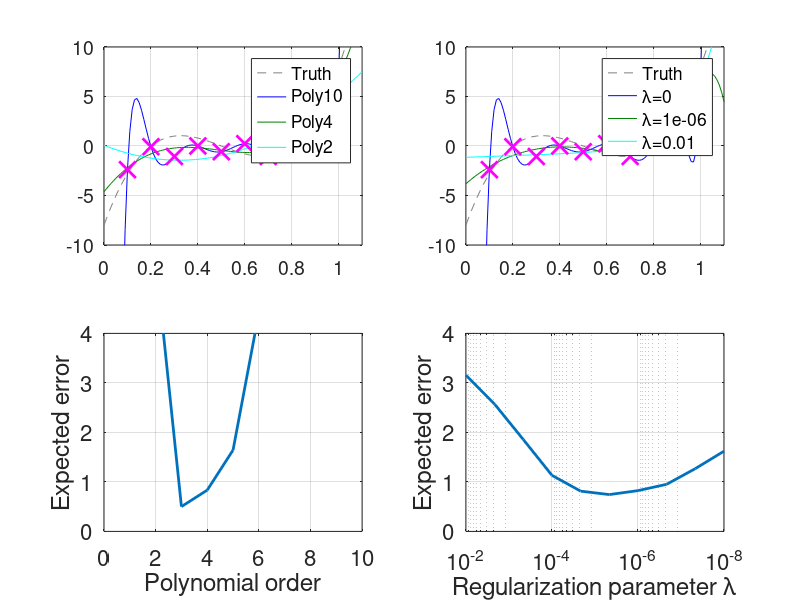

Here is the MATLAB script that generated this plot:
n=10;
d=10;
Xogn=(1:n)'/n;
ftrue=@(X)100*(X-0.2).*(X-0.5).*(X-0.8);

tt=(0:0.1:n+1)'/n; Itest=tt<=1.0; ttest=tt(Itest);
T=bsxfun(@power, tt, 0:d);
ntest=size(T,1);

ps=1:10;
lmds=exp(linspace(log(1e-8),log(1e-2),10));

nrep=1000;
for kk=1:nrep
  noise(:,kk)=randn(n,1);
  Y=ftrue(Xogn)+noise(:,kk);

  X=bsxfun(@power, Xogn, 0:d);

  w=X\Y;

  for ii=1:length(ps)
    p=ps(ii);
    w_poly=X(:,1:p+1)\Y;
    res=(T(Itest,1:p+1)*w_poly-ftrue(ttest)).^2;
    err_poly(kk,ii)=sum((res(1:end-1)+res(2:end)).*diff(ttest))/2;
  end

  for ii=1:length(lmds)
    lmd=lmds(ii);
    w_reg=(X'*X/n+lmd*eye(d+1))\X'*Y/n;
    res=(T(Itest,1:p+1)*w_reg-ftrue(ttest)).^2;
    err_reg(kk,ii)=sum((res(1:end-1)+res(2:end)).*diff(ttest))/2;
  end
end

score=sum(abs(bsxfun(@minus, mean(err_poly), err_poly)),2)+ ...
      sum(abs(bsxfun(@minus, mean(err_reg), err_reg)),2);
[mm,ix]=min(score);

% replay
% noise=[0.7081    0.2523    1.3569    0.1903    0.4282   -1.2192   -0.1973    0.4581    1.2261   -0.6042]';
%
clear w_poly w_reg
Y=ftrue(Xogn)+noise(:,ix);

X=bsxfun(@power, Xogn, 0:d);

w=X\Y;

for ii=1:length(ps)
  p=ps(ii);
  w_poly{ii}=X(:,1:p+1)\Y;
end

for ii=1:length(lmds)
  lmd=lmds(ii);
  w_reg{ii}=(X'*X/n+lmd*eye(d+1))\X'*Y/n;
end

figure, 
subplot(2,2,1);
h=plot(tt, ftrue(tt), '--',...
       tt, T*w, 'b-', ...
       tt, T(:,1:5)*w_poly{4}, 'g-',...
       tt, T(:,1:3)*w_poly{2}, 'c-', ...
       (1:n)/n, Y, 'mx',...
             'markersize', 12, 'linewidth', 2);
set(h(1),'color',[0.5 0.5 0.5]);
set(h(3),'color',[0 0.5 0]);
grid on;
xlim([0 n+1]/n);
ylim([-10 10]);
set(gca,'fontsize',14);
legend('Truth','Poly10',sprintf('Poly%d',ps(4)),sprintf('Poly%d',ps(2)));

subplot(2,2,3);
plot(ps, mean(err_poly), 'linewidth', 2);
ylim([0 4]);
grid on;
set(gca,'fontsize',16);
xlabel('Polynomial order');
ylabel('Expected error');
subplot(2,2,2);
h=plot(tt, ftrue(tt), '--',...
       tt, T*w, 'b-', ...
       tt, T*w_reg{4}, 'g-',...
       tt, T*w_reg{10}, 'c-', ...
       (1:n)/n, Y, 'mx',...
             'markersize', 12, 'linewidth', 2);
set(h(1),'color',[0.5 0.5 0.5]);
set(h(3),'color',[0 0.5 0]);
grid on;
xlim([0 n+1]/n);
ylim([-10 10]);
set(gca,'fontsize',14);
legend('Truth','\lambda=0',sprintf('\\lambda=%g',lmds(4)), sprintf('\\lambda=%g',lmds(10)));


subplot(2,2,4);
semilogx(lmds, mean(err_reg), 'linewidth', 2);
ylim([0 4]);
xlim([1e-8 1e-2]);
set(gca,'xtick',[1e-8 1e-6 1e-4 1e-2]);
set(gca,'xdir','reverse');
grid on;
set(gca,'fontsize',16);
xlabel('Regularization parameter \lambda');
ylabel('Expected error');